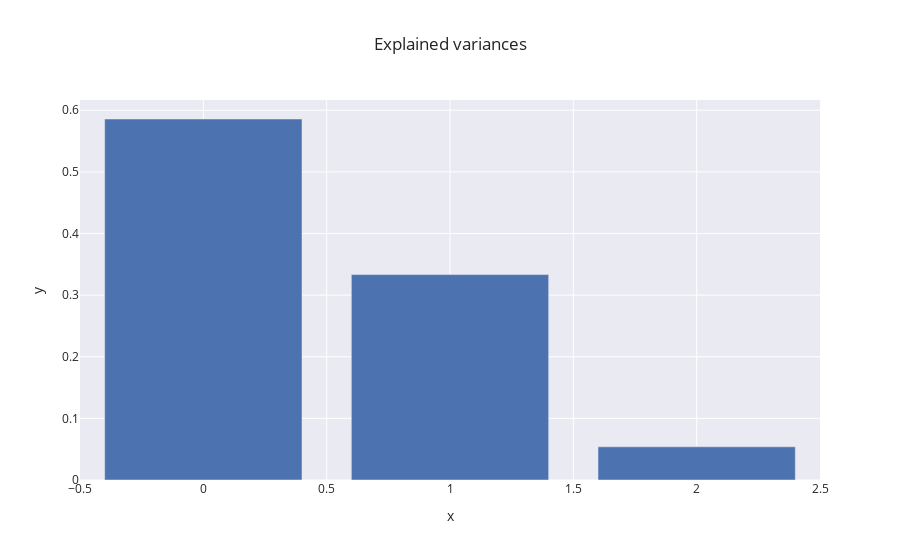

The notebook cell this image was saved under:
### Code cell
# PCA
pca = PCA(n_components=3)
components = pca.fit_transform(df_data)
components_df = pd.DataFrame(components)

# Cluster on PCA
model = KMeans()
sse_visualizer = KElbowVisualizer(model, k=(2,8), timings=False)
sse_visualizer.fit(components_df.iloc[:,:4])

kmeans = KMeans(n_clusters=sse_visualizer.elbow_value_, n_init=10, max_iter=100, init="k-means++")
kmeans.fit(components_df.iloc[:,:4])

px.bar(x=range(pca.n_components), y=pca.explained_variance_ratio_, title="Explained variances").show()
px.scatter_3d(x=components_df[0], y=components_df[1], z=components_df[2], color=kmeans.labels_.astype(str))

### Figure 1 — Plotly figure (JSON) as saved in the notebook; plotly's stock layout.template omitted (floating-point values rounded to 4 significant figures)
{"data": [{"alignmentgroup": "True", "hovertemplate": "x=%{x}<br>y=%{y}<extra></extra>", "legendgroup": "", "marker": {"color": "rgb(76,114,176)", "pattern": {"shape": ""}}, "name": "", "offsetgroup": "", "orientation": "v", "showlegend": false, "textposition": "auto", "type": "bar", "x": [0, 1, 2], "xaxis": "x", "y": [0.5859, 0.3334, 0.0539], "yaxis": "y"}], "layout": {"barmode": "relative", "legend": {"tracegroupgap": 0}, "title": {"text": "Explained variances"}, "xaxis": {"anchor": "y", "domain": [0, 1], "title": {"text": "x"}}, "yaxis": {"anchor": "x", "domain": [0, 1], "title": {"text": "y"}}}}
